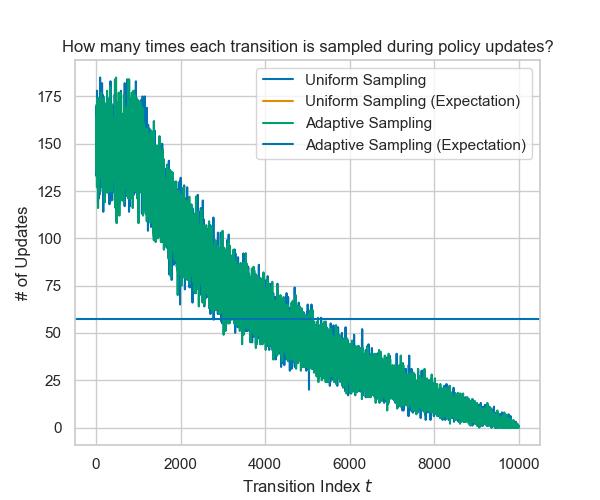

This chart was generated by the following Python code:
import numpy as np

import matplotlib
# matplotlib.use('TkAgg')
matplotlib.use('Agg')
from matplotlib import pyplot as plt
import seaborn

def plot(x, y, label):

    avg = np.mean(y, axis=0)
    std = np.std(y, axis=0)
    N = len(y)
    ci = 1.96 * std / np.sqrt(N) * 1.96
    q05 = avg - ci
    q95 = avg + ci


    plt.plot(x, avg, label=label)
    plt.fill_between(x, q05, q95, alpha=0.2)
    # return fig

def softmax(x):
    x -= np.max(x)
    return np.exp(x)/np.exp(x).sum()

if __name__ == "__main__":
    seaborn.set_theme(style='whitegrid', palette='colorblind')
    plt.figure(figsize=(6,5))

    num_trials = 1
    k = int(1000)
    T = int(10000)
    batch_size = 64
    counts_uniform = np.zeros(shape=(num_trials, T))
    #
    for trial in range(num_trials):
        for t in range(T-k):
            indices = np.random.randint(low=0, high=k+t+1, size=batch_size)
            # counts_uniform[trial, indices] += 1 # bugged! Wrong when indices has duplicate values!
            np.add.at(counts_uniform[trial], indices, 1)


    all_indices = np.arange(T)
    counts_adaptive = np.zeros(shape=(num_trials, T))
    for trial in range(num_trials):
        for t in range(T-k):
            indices = all_indices[:k+t+1]
            desired = batch_size/(k+t+1)*(t+1)
            empirical = counts_adaptive[trial, indices]
            diff = desired - empirical
            # diff[diff < 0] = -100
            # h = (1/(indices[::-1]+1))
            # p = softmax(h)
            p = softmax(diff/batch_size*8)
            indices = np.random.choice(indices, batch_size, p=p)
            np.add.at(counts_adaptive[trial], indices, 1)
            if (t+1) % 1000 == 0:
                print(t)

    # all_indices = np.arange(T)
    # counts_adaptive = np.zeros(shape=(num_trials, T))
    # for trial in range(num_trials):
    #     for t in range(T-k):
    #         indices = all_indices[:k+t+1]
    #         desired = batch_size/(k+t+1)*(t+1)
    #         empirical = counts_adaptive[trial, indices]
    #         diff = desired - empirical
    #         # diff[diff < 0] = -100
    #         p = softmax(diff)
    #         indices = np.random.choice(indices, batch_size, p=p, replace=False)
    #         np.add.at(counts_adaptive[trial], indices, 1)
    #         if (t+1) % 1000 == 0:
    #             print(t)

    # all_indices = np.arange(T)
    # counts_adaptive = np.zeros(shape=(num_trials, T))
    # for trial in range(num_trials):
    #     for t in range(T-k):
    #         desired = batch_size/(k+t+1) * (t+1) # t+1 since this is our desired value for the *next* sample we will draw.
    #         empirical = counts_adaptive[trial, all_indices[:k+t+1]]/(t+1)
    #         diff = desired - empirical
    #         idx = np.argmax(diff)
    #         counts_adaptive[trial, idx] += 1


    # for trial in range(num_trials):
    #     for t in range(T-k):
    #         desired = batch_size/(k+t) * (t+1) # t+1 since this is our desired value for the *next* sample we will draw.
    #         # empirical = counts_adaptive[trial, all_indices[:k+t+1]]/(t+1)
    #         # diff = desired - empirical
    #         # p = softmax(diff)
    #         # indices = np.random.choice(all_indices[:k+t+1], batch_size, p=p)
    #         # counts_adaptive[trial, indices] += 1
    #
    #         indices = np.random.randint(low=0, high=k+t+1, size=batch_size)
    #         counts_adaptive[trial, indices] += 1

    H = np.zeros(T)
    Ht = 0
    for t in range(T-k):
        Ht += 1/(T-t)
        H[T-t-1] += Ht
    H[:k+1] = Ht

    G = np.zeros(T)
    Gt = 0
    gamma = 0.5772
    for t in range(T-k):
        Gt += np.log(T-t) - np.log(T-t-1)
        G[T-t-1] = Gt
    G[:k+1] = Gt

    ts = np.arange(1, T+1)
    plot(ts, counts_uniform, label='Uniform Sampling')
    plt.plot(ts, batch_size*H, label='Uniform Sampling (Expectation)')
    # plt.plot(ts, batch_size*G, label='Uniform Sampling (Expectation Approximation)')
    # plt.axhline(batch_size*H.mean())
    plot(ts, counts_adaptive, label='Adaptive Sampling')
    plt.axhline(batch_size/T * (T-k), xmin=0, xmax=T, label='Adaptive Sampling (Expectation)')
    plt.legend()
    plt.xlabel(r'Transition Index $t$')
    plt.ylabel('# of Updates')
    plt.title('How many times each transition is sampled during policy updates?')
    plt.savefig('sim.png')
    plt.show()